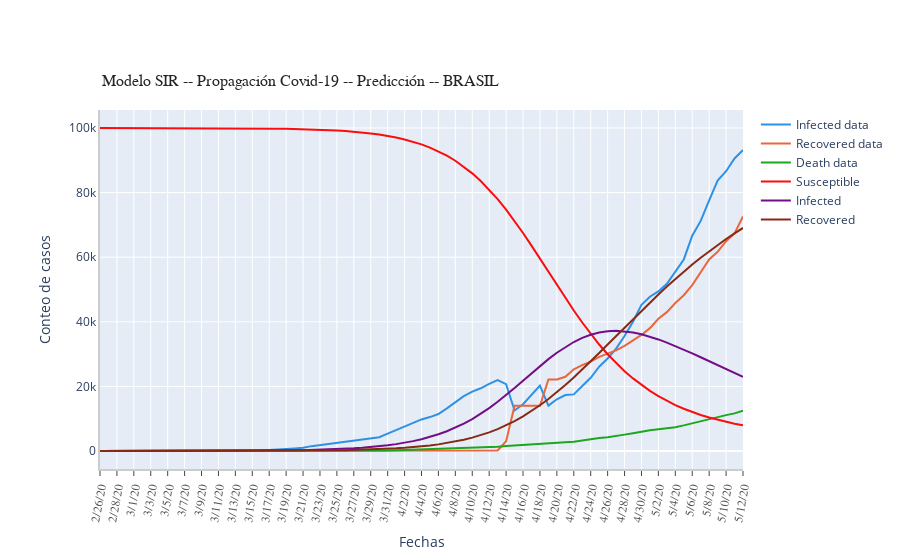

Notebook code for this chart:
### Markdown cell above
#### Modelo -- Propagación Covid-19  -- Predicción -- BRASIL

### Code cell
fig_8 = plot_sir_prediction(title="Modelo SIR -- Propagación Covid-19 -- Predicción -- BRASIL", df_sir= brazil_sir)
fig_8.show()
